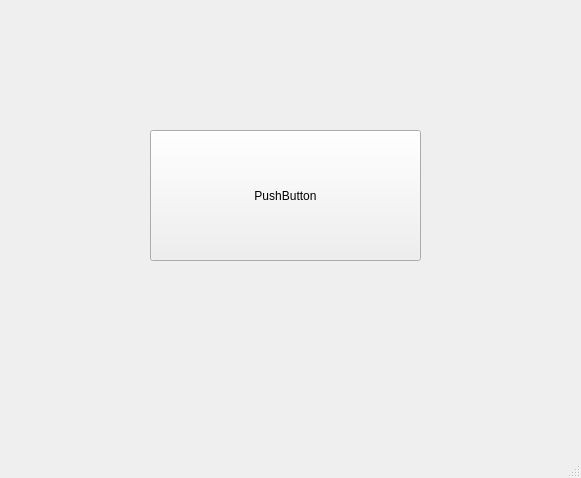
<?xml version="1.0" encoding="UTF-8"?>
<ui version="4.0">
 <class>MainWindow</class>
 <widget class="QMainWindow" name="MainWindow">
  <property name="geometry">
   <rect>
    <x>0</x>
    <y>0</y>
    <width>581</width>
    <height>478</height>
   </rect>
  </property>
  <property name="windowTitle">
   <string>MainWindow</string>
  </property>
  <widget class="QWidget" name="centralwidget">
   <widget class="QPushButton" name="button">
    <property name="geometry">
     <rect>
      <x>150</x>
      <y>130</y>
      <width>271</width>
      <height>131</height>
     </rect>
    </property>
    <property name="text">
     <string>PushButton</string>
    </property>
   </widget>
  </widget>
  <widget class="QMenuBar" name="menubar">
   <property name="geometry">
    <rect>
     <x>0</x>
     <y>0</y>
     <width>581</width>
     <height>21</height>
    </rect>
   </property>
  </widget>
  <widget class="QStatusBar" name="statusbar"/>
 </widget>
 <resources/>
 <connections/>
</ui>
